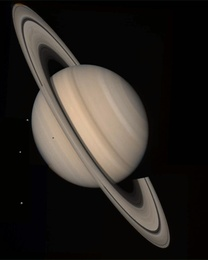
%> input picture CSCI-B 456 - Image Processing/Projects/Final Project/saturn.jpeg, 208 x 260 px, shrunk from 1200 x 1500 before the run, given in place of saturn.png, which was not available
$ octave scratch.m   (GNU Octave 9; MATLAB toolbox functions it lacks are replaced by stand-ins)
%> lines starting %> are read from the running program, lines starting %| are printed output that depends on the picture; in (x1, y1, x2, y2) boxes, pixels count from 0 and x2, y2 are one past the last pixel; in counts of white or black regions, pixels touching at a corner belong together; the program's own positions count from 1; pictures that were not available may be replaced by others from this repository, and a replacement may not be noted
### CSCI-B 456 - Image Processing/Projects/Final Project/Source Code/rle_zeros_matrix.m
% rle_zeros_matrix.m
%
% Created By: Matthew Lonis
% Created On: March 31, 2018
% Last Modified By: Matthew Lonis
% Last Modified On: April 24, 2018
%
% Part Of: Final Project
function rle_array = rle_zeros_matrix(matrix)
    matrix_size = size(matrix);
    rle_array_temp = zeros(1, matrix_size(1) * (matrix_size(2) + 2));
    row = 1;
    count = 1;

    while row <= matrix_size(1)
        rle_temp = rle_zeros(matrix(row, :));
        rle_array_temp(count:count + size(rle_temp, 2) - 1) = rle_temp;
        count = count + size(rle_temp, 2);
        row = row + 1;
    end

    rle_array = rle_array_temp(1:count-1);
end

### CSCI-B 456 - Image Processing/Projects/Final Project/Source Code/rle_zeros.m
% rle_zeros.m
%
% Created By: Matthew Lonis
% Created On: March 31, 2018
% Last Modified By: Matthew Lonis
% Last Modified On: April 24, 2018
%
% Part Of: Final Project
function rle_array = rle_zeros(vector)
    rle_array_temp = zeros(1, (62 * 2 + 2));

    vector_size = size(vector);

    if (vector_size(1) ~= 1)
        disp("rle_zeros: Error! Vector isn't a 1D vector!");
    else
        rle_array_temp(1) = vector(1);
        i = 2;
        j = 2;

       while i <= vector_size(2)
           if (vector(i) ~= 0 )
               rle_array_temp(j) = vector(i);
               i = i + 1;
               j = j + 1;
           else
               i = i + 1;
               count = 1;

               while i <= vector_size(2) && vector(i) == 0
                   i = i + 1;
                   count = count + 1;
               end

               rle_array_temp(j) = 0;
               rle_array_temp(j + 1) = count;
               j = j + 2;
           end
       end

       rle_array_temp(j) = 0;
       rle_array_temp(j + 1) = 0;
       rle_array = rle_array_temp(1:j+1);
    end
end

### CSCI-B 456 - Image Processing/Projects/Final Project/Source Code/scratch.m
% scratch.m
%
% Created By: Matthew Lonis
% Created On: March 31, 2018
% Last Modified By: Matthew Lonis
% Last Modified On: April 27, 2018
%
% Part Of: Final Project

input_image = imread('saturn.png');
%> input_image is the input picture: size 260x208x3 uint8; mean R, G, B 43.7, 39.3, 34.8

input_image_size = 8 * numel(input_image);
%> input_image_size = 1297920
fprintf("Number of bits to store original image = %d\n", input_image_size);
%| Number of bits to store original image = 1297920

I = rgb2ycbcr(im2double(input_image));
%> I: size 260x208x3 double; mean of channels 1, 2, 3 0.198, 0.492, 0.511
round_amount = 3;

%%%%%%%%%%%%%%%%%%%%%%%%%%%%%%%%%%%%%%%%%%%%%%%%%%%%%%%%%%%%%%%%%%%%%%%%%%%
% Resize input image to be evenly formed of 8x8 blocks
%%%%%%%%%%%%%%%%%%%%%%%%%%%%%%%%%%%%%%%%%%%%%%%%%%%%%%%%%%%%%%%%%%%%%%%%%%%
start_time = clock;

fprintf("Resize input image to be evenly formed of 8x8 blocks\n");

I_size = size(I);
%> I_size = [260 208 3]
row_modulo = mod(I_size(1), 8);
%> row_modulo = 4
col_modulo = mod(I_size(2), 8);
%> col_modulo = 0

if (row_modulo ~= 0 && col_modulo ~= 0)
    padded_image = zeros(I_size(1) + (8 - row_modulo), I_size(2) + (8 - col_modulo), 3);
    padded_image(row_modulo:(I_size(1) + row_modulo - 1), col_modulo:(I_size(2) + col_modulo - 1), 1:3) = I;
    I = padded_image;
elseif (row_modulo ~= 0 && col_modulo == 0)
    padded_image = zeros(I_size(1) + (8 - row_modulo), I_size(2), 3);
    padded_image(row_modulo:(I_size(1) + row_modulo - 1), 1:I_size(2), 1:3) = I;
%> padded_image: size 264x208x3 double; mean of channels 1, 2, 3 0.195, 0.484, 0.503
    I = padded_image;
elseif (row_modulo == 0 && col_modulo ~= 0)
    padded_image = zeros(I_size(1), I_size(2) + (8 - col_modulo), 3);
    padded_image(1:I_size(1), col_modulo:(I_size(2) + col_modulo - 1), 1:3) = I;
    I = padded_image;
else
    padded_image = I;
end

padded_image_size = size(padded_image);
%> padded_image_size = [264 208 3]

num_blocks_per_channel = (padded_image_size(1) / 8) * (padded_image_size(2) / 8);
%> num_blocks_per_channel = 858

end_time = clock;
total_time = etime(end_time, start_time);

fprintf("\tTime to complete = %3.3f seconds\n", round(total_time, round_amount));

%%%%%%%%%%%%%%%%%%%%%%%%%%%%%%%%%%%%%%%%%%%%%%%%%%%%%%%%%%%%%%%%%%%%%%%%%%%
% Downsample Cb and Cr by a factor of 2
%%%%%%%%%%%%%%%%%%%%%%%%%%%%%%%%%%%%%%%%%%%%%%%%%%%%%%%%%%%%%%%%%%%%%%%%%%%
start_time = clock;

fprintf("Downsample Cb and Cr by a factor of 2\n");

Y = padded_image(:, :, 1);
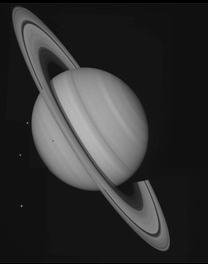
%> Y: size 264x208 double; min 0, max 0.73, mean 0.195

Cb = padded_image(:, :, 2);
Cb = imresize(Cb, 0.5);
%> Cb: size 132x104 double
Cb = imresize(Cb, 2);
%> Cb: size 264x208 double

Cr = padded_image(:, :, 3);
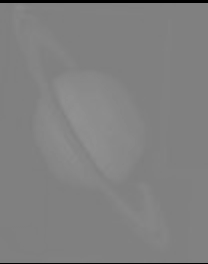
%> Cr: size 264x208 double; min 0, max 0.571, mean 0.503
Cr = imresize(Cr, 0.5);
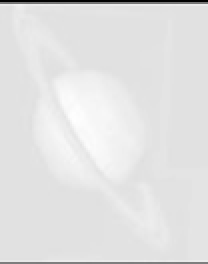
%> Cr: size 132x104 double (shown 2 times larger); min -0.0257, max 0.571, mean 0.503; drawn with min black and max white
Cr = imresize(Cr, 2);
%> Cr: size 264x208 double

padded_image(:, :, 1) = Y;
padded_image(:, :, 2) = Cb;
%> padded_image: size 264x208x3 double; mean of channels 1, 2, 3 0.195, 0.484, 0.503
padded_image(:, :, 3) = Cr;
%> padded_image: size 264x208x3 double; mean of channels 1, 2, 3 0.195, 0.484, 0.503

end_time = clock;
total_time = etime(end_time, start_time);

fprintf("\tTime to complete = %3.3f seconds\n", round(total_time, round_amount));

%%%%%%%%%%%%%%%%%%%%%%%%%%%%%%%%%%%%%%%%%%%%%%%%%%%%%%%%%%%%%%%%%%%%%%%%%%%
% Discrete Cosine Transformation (DCT)
%%%%%%%%%%%%%%%%%%%%%%%%%%%%%%%%%%%%%%%%%%%%%%%%%%%%%%%%%%%%%%%%%%%%%%%%%%%
start_time = clock;

fprintf("Discrete Cosine Transformation (DCT)\n");

dct_matrix = dctmtx(8);

dct = @(block_struct) dct_matrix * block_struct.data * dct_matrix';

dct_image = zeros(padded_image_size);
dct_image(:, :, 1) = blockproc(padded_image(:, :, 1), [8 8], dct);
%> dct_image: size 264x208x3 double; mean of channels 1, 2, 3 0.0243, 0, 0
dct_image(:, :, 2) = blockproc(padded_image(:, :, 2), [8 8], dct);
%> dct_image: size 264x208x3 double; mean of channels 1, 2, 3 0.0243, 0.0597, 0
dct_image(:, :, 3) = blockproc(padded_image(:, :, 3), [8 8], dct);
%> dct_image: size 264x208x3 double; mean of channels 1, 2, 3 0.0243, 0.0597, 0.0621

end_time = clock;
total_time = etime(end_time, start_time);

fprintf("\tTime to complete = %3.3f seconds\n", round(total_time, round_amount));

%%%%%%%%%%%%%%%%%%%%%%%%%%%%%%%%%%%%%%%%%%%%%%%%%%%%%%%%%%%%%%%%%%%%%%%%%%%
% Quantization
%%%%%%%%%%%%%%%%%%%%%%%%%%%%%%%%%%%%%%%%%%%%%%%%%%%%%%%%%%%%%%%%%%%%%%%%%%%
start_time = clock;

fprintf("Quantization\n");

luminance_quantization_table = double([
    16 11 10 16 24 40 51 61 ;
    12 12 14 19 26 28 60 55 ;
    14 13 16 24 40 57 69 56 ;
    14 17 22 29 51 87 80 62 ;
    18 22 37 56 68 109 103 77 ;
    24 35 55 64 81 104 113 92 ;
    49 64 78 87 103 121 120 101;
    72 92 95 98 112 100 103 99]);
luminance_quantization_table = luminance_quantization_table./255;

chrominance_quantization_table = double([
    17 18 24 47 99 99 99 99;
    18 21 26 66 99 99 99 99;
    24 26 56 99 99 99 99 99;
    47 66 99 99 99 99 99 99;
    99 99 99 99 99 99 99 99;
    99 99 99 99 99 99 99 99;
    99 99 99 99 99 99 99 99;
    99 99 99 99 99 99 99 99]);
chrominance_quantization_table = chrominance_quantization_table ./ 255;

luminance_quantization = @(block_struct) round(block_struct.data ./ luminance_quantization_table);

chromiance_quantization = @(block_struct) round(block_struct.data ./ chrominance_quantization_table);

quantized_image = zeros(padded_image_size);
quantized_image(:, :, 1) = blockproc(dct_image(:, :, 1),[8 8], luminance_quantization);
%> quantized_image: size 264x208x3 double; mean of channels 1, 2, 3 0.4, 0, 0
quantized_image(:, :, 2) = blockproc(dct_image(:, :, 2),[8 8], chromiance_quantization);
%> quantized_image: size 264x208x3 double; mean of channels 1, 2, 3 0.4, 0.9, 0
quantized_image(:, :, 3) = blockproc(dct_image(:, :, 3),[8 8], chromiance_quantization);
%> quantized_image: size 264x208x3 double; mean of channels 1, 2, 3 0.4, 0.9, 0.9

end_time = clock;
total_time = etime(end_time, start_time);

fprintf("\tTime to complete = %3.3f seconds\n", round(total_time, round_amount));

%%%%%%%%%%%%%%%%%%%%%%%%%%%%%%%%%%%%%%%%%%%%%%%%%%%%%%%%%%%%%%%%%%%%%%%%%%%
% Zig-Zag Scan
%%%%%%%%%%%%%%%%%%%%%%%%%%%%%%%%%%%%%%%%%%%%%%%%%%%%%%%%%%%%%%%%%%%%%%%%%%%
start_time = clock;

fprintf("Zig-Zag Scan\n");

Y_Vector = zeros(num_blocks_per_channel, 64);
Cb_Vector = zeros(num_blocks_per_channel, 64);
Cr_Vector = zeros(num_blocks_per_channel, 64);

for channel = 1:padded_image_size(3)
    block = 1;
    for row = 1:8:padded_image_size(1)
        for col = 1:8:padded_image_size(2)
            if (channel == 1)
                Y_Vector(block, :) = matrix2zigzag(quantized_image(row:row+7, col:col+7, channel));
            elseif (channel == 2)
                Cb_Vector(block, :) = matrix2zigzag(quantized_image(row:row+7, col:col+7, channel));
            elseif (channel == 3)
                Cr_Vector(block, :) = matrix2zigzag(quantized_image(row:row+7, col:col+7, channel));
            end

            block = block + 1;
        end
    end
end
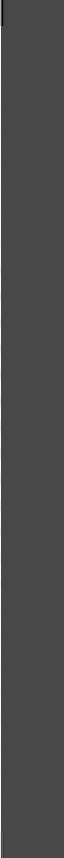
%> Cb_Vector: size 858x64 double; min -24, max 61, mean 0.9; drawn with min black and max white

end_time = clock;
total_time = etime(end_time, start_time);

fprintf("\tTime to complete = %3.3f seconds\n", round(total_time, round_amount));

%%%%%%%%%%%%%%%%%%%%%%%%%%%%%%%%%%%%%%%%%%%%%%%%%%%%%%%%%%%%%%%%%%%%%%%%%%%
% Vectoring: DPCM on DC component
%%%%%%%%%%%%%%%%%%%%%%%%%%%%%%%%%%%%%%%%%%%%%%%%%%%%%%%%%%%%%%%%%%%%%%%%%%%
start_time = clock;

fprintf("Vectoring: DPCM on DC component\n");

Y_Vector_DPCM = Y_Vector;
Cb_Vector_DPCM = Cb_Vector;
Cr_Vector_DPCM = Cr_Vector;

for channel = 1:3
    for row = 2:1:num_blocks_per_channel
        if (channel == 1)
            Y_Vector_DPCM(row, 1) = Y_Vector(row, 1) - Y_Vector(row - 1, 1);
        elseif (channel == 2)
            Cb_Vector_DPCM(row, 1) = Cb_Vector(row, 1) - Cb_Vector(row - 1, 1);
        elseif (channel == 3)
            Cr_Vector_DPCM(row, 1) = Cr_Vector(row, 1) - Cr_Vector(row - 1, 1);
        end
    end
end
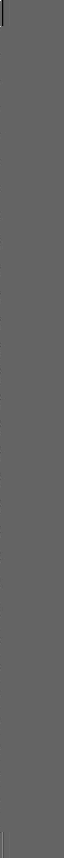
%> Cb_Vector_DPCM: size 858x64 double; 1.56% of pixels changed, all inside (x1, y1, x2, y2) = (0, 1, 1, 858); drawn with min black and max white
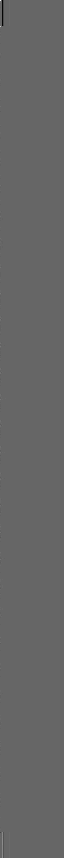
%> Cr_Vector_DPCM: size 858x64 double; min -25, max 37, mean 0; drawn with min black and max white
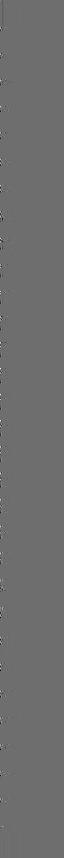
%> Y_Vector_DPCM: size 858x64 double; min -41, max 54, mean 0; drawn with min black and max white

end_time = clock;
total_time = etime(end_time, start_time);

fprintf("\tTime to complete = %3.3f seconds\n", round(total_time, round_amount));

%%%%%%%%%%%%%%%%%%%%%%%%%%%%%%%%%%%%%%%%%%%%%%%%%%%%%%%%%%%%%%%%%%%%%%%%%%%
% RLE on AC components
%%%%%%%%%%%%%%%%%%%%%%%%%%%%%%%%%%%%%%%%%%%%%%%%%%%%%%%%%%%%%%%%%%%%%%%%%%%
start_time = clock;

fprintf("RLE on AC components\n");

Y_Vector_RLE = rle_zeros_matrix(Y_Vector_DPCM);
%> the loop in rle_zeros_matrix, `while row <= matrix_size(1)` made 858 passes
%> rle_temp on passes 1, 4, 5: [6 0 1 -5 -2 0 6 1 0 9 1 0 43 0 0], [-5 0 1 -5 -2 0 6 1 0 9 1 0 43 0 0], [0 0 1 -5 -2 0 6 1 0 9 1 0 43 0 0]
%> after the loop in rle_zeros_matrix, `while row <= matrix_size(1)`: count = 8985; row = 859
Cb_Vector_RLE = rle_zeros_matrix(Cb_Vector_DPCM);
%> the loop in rle_zeros_matrix (call 2), `while row <= matrix_size(1)` made 858 passes
%> rle_temp on passes 1 to 3: [37 0 1 -24 -6 0 5 1 0 54 0 0], [0 0 1 -24 -6 0 5 1 0 54 0 0], [-1 0 1 -22 -6 0 5 1 0 54 0 0]
Cr_Vector_RLE = rle_zeros_matrix(Cr_Vector_DPCM);

end_time = clock;
total_time = etime(end_time, start_time);

fprintf("\tTime to complete = %3.3f seconds\n", round(total_time, round_amount));

%%%%%%%%%%%%%%%%%%%%%%%%%%%%%%%%%%%%%%%%%%%%%%%%%%%%%%%%%%%%%%%%%%%%%%%%%%%
% Huffman Encoding
%%%%%%%%%%%%%%%%%%%%%%%%%%%%%%%%%%%%%%%%%%%%%%%%%%%%%%%%%%%%%%%%%%%%%%%%%%%
start_time = clock;

fprintf("Huffman Encoding\n");

combined_index = 1;
combined_vector = zeros(combined_index, size(Y_Vector_RLE, 2) + size(Cb_Vector_RLE, 2) + size(Cr_Vector_RLE, 2));

combined_vector(combined_index : size(Y_Vector_RLE, 2)) = Y_Vector_RLE(:);

combined_index = combined_index + size(Y_Vector_RLE, 2);
combined_vector(combined_index : combined_index + size(Cb_Vector_RLE, 2) - 1) = Cb_Vector_RLE(:);

combined_index = combined_index + size(Cb_Vector_RLE, 2);
combined_vector(combined_index : combined_index + size(Cr_Vector_RLE, 2) - 1) = Cr_Vector_RLE(:);

symbols = unique(combined_vector);
prob = histcounts(combined_vector, length(symbols))/length(combined_vector);
dict = huffmandict(symbols, prob);
%> (the run ends here)
